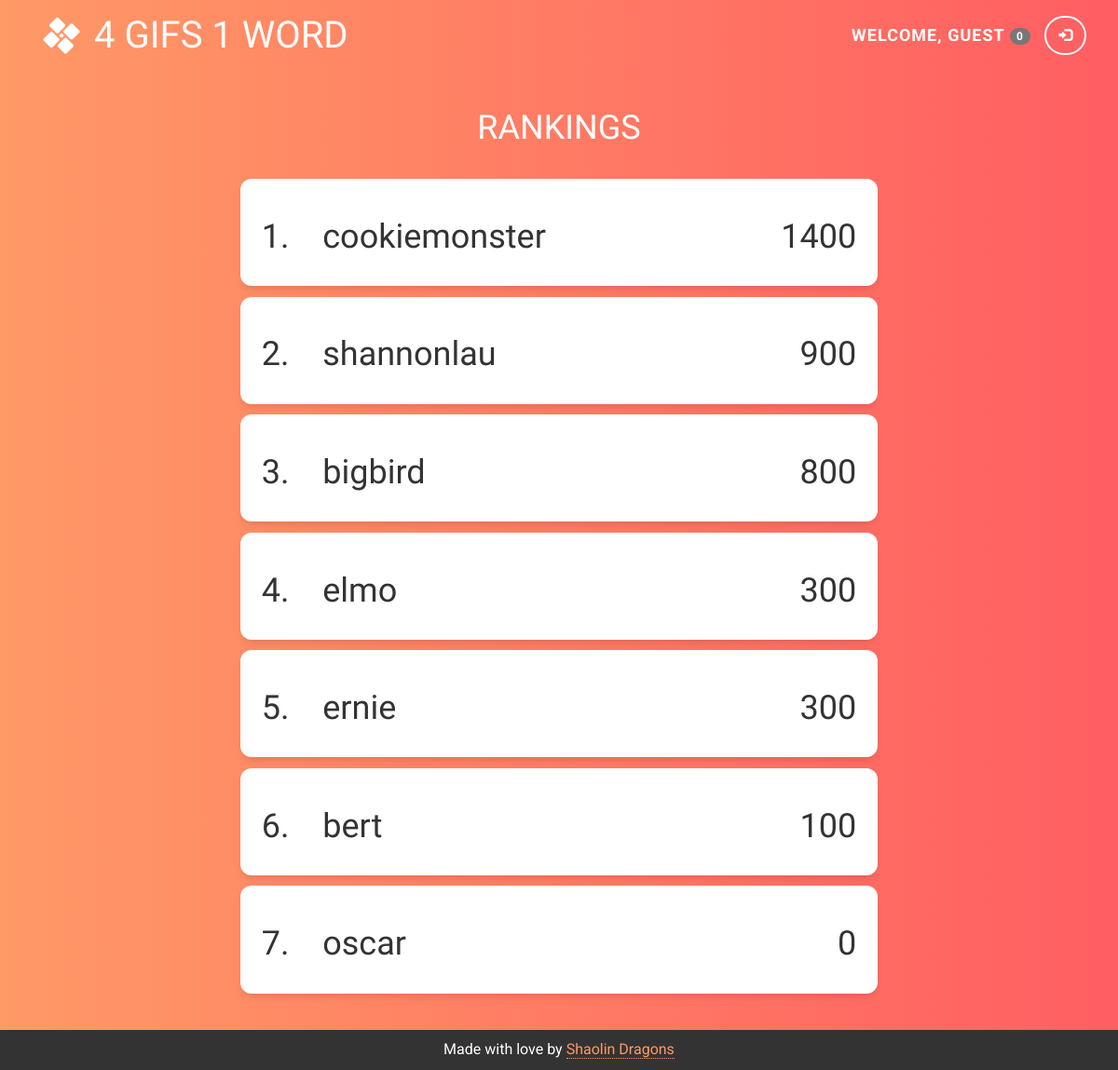
Screenshot of /rankings with the database file from the repository.
### tables this page shows
CREATE TABLE accounts(user TEXT PRIMARY KEY, pass TEXT, pts INTEGER);

### app.py (the view)
@app.route("/rankings")
def rankings():
    return render_template("rankings.html", rankings = db.get_scores(), username = username(), logged_in = logged_in(), score = score())

### app.py (called while the page is built)
def logged_in():
    return session.get("username")

def username():
    if logged_in():
        return session["username"].upper()
    else:
        return "GUEST"

def score():
    if logged_in():
        return db.get_score(username().lower())
    elif session.get("score"):
        return session["score"]
    else:
        session["score"] = "0"
        return "0"

### utils/database.py (called while the page is built)
def open_db():
    global db
    f = "data/playgame.db"
    db = sqlite3.connect(f, check_same_thread = False)
    return db.cursor()

def get_scores():
    global db
    try:
        c = open_db()
        command = "SELECT user,pts FROM accounts ORDER BY pts DESC"
        c.execute(command)
        data = c.fetchall()
        close_db()
    except:
        print "Error: could not get scores"
        return (None)
    count = 1
    scores = {}
    for entry in data:
        scores[count] = entry
        count += 1
    return scores

### templates/rankings.html
{% extends "base.html" %}
{% block content %}
<div class="container" style="padding-bottom: 30px;">
<h1 class="header">RANKINGS<h1>
  {% for item in rankings %}
  <div class="card card-stack" id="{{ rankings[loop.index][0] }}">
    <h1 style="text-align: left;">{{ loop.index }}.&nbsp;&nbsp;&nbsp;&nbsp;{{ rankings[loop.index][0] }}
      <span style="float: right;">{{ rankings[loop.index][1] }}</span>
    </h1>
  </div>
  {% endfor %}
</div>
{% endblock %}

### templates/base.html (shortened to what this page needs)
<!DOCTYPE html>
<html>
<head>
  <link rel="stylesheet" href="https://maxcdn.bootstrapcdn.com/bootstrap/3.3.7/css/bootstrap.min.css">
  <link rel="stylesheet" type="text/css" href="../static/css/styles.css">
</head>
<body class="{% block bodyclass %}bg-gradient{% endblock bodyclass %}">
  {% block nav %}
  <div class="container-fluid bg-gradient banner">
    <nav class="navbar">
      <div class="container" id="nav">
        <a href="/" class="navbar-left" style="margin-right:15px;"><img class="img-logo" src="../static/img/logo.png" width="40" height="40"></a>
        <div class="navbar-header">
          <a class="navbar-brand" href="/">4 GIFS 1 WORD</a>
        </div>
        <div class="navbar-right">
          {% if logged_in %}
          <a class="btn btn-outline btn-icon" href="/logout"><span class="glyphicon glyphicon-log-out"></span></a>
          {% else %}
          <a class="btn btn-outline btn-icon" href="/login"><span class="glyphicon glyphicon-log-in"></span></a>
          {% endif %}
        </div>
        <ul class="nav navbar-nav navbar-right nav-name">
          {% if logged_in %}
          <li class="nav-item space"><a href="{{ url_for('.rankings', _anchor = username.lower()) }}" style="color:white; background-color: transparent;"><b>WELCOME, {{ username }}</b> <span class="badge">{{ score }}</span></a></li>
          {% else %}
          <li class="nav-item space"><b>WELCOME, {{ username }}</b> <span class="badge">{{ score }}</span></li>
          {% endif %}
        </ul>
      </div>
    </nav>
  {% endblock nav %}
  {% block content %}
  {% endblock content %}
  {% block enddiv %}
</div>
  {% endblock enddiv %}
  <div class="footer container-fluid text-center">
    <p>Made with love by <a class="link-dotted" href="https://github.com/slau8/shaolin-dragons">Shaolin Dragons</a></p>
  </div>
</body>
</html>

### static/css/styles.css (style rules this page uses)
html { height: 100%; width: 100%; }
body { font-family: 'Roboto', sans-serif; position: relative; padding-bottom: 42px; margin-top: 0px; min-height: 100%; height: stretch; }
h1 { font-family: 'Baloo Chettan', cursive; }
p { font-size: 16px; }
ul { height: 50px; line-height: 50px; padding: auto; font-size: 18px; }
a, a:hover, a:active, a:visited, a:focus { text-decoration: none; }
.link-dotted, .link-dotted:hover, .link-dotted:active, .link-dotted:visited { text-decoration: none; border-bottom: 1px dotted; color: #ff9966; }
.img-logo { margin-bottom: 5px; margin-top: 5px; }
.header { margin-top: 3%; margin-bottom: 3%; text-align: center; }
.bg-gradient { background: #ff9966; background: -webkit-linear-gradient(to right, #ff9966, #ff5e62); background: linear-gradient(to right, #ff9966, #ff5e62); color: white; text-align: center; }
.space { letter-spacing: 1px; }
.navbar-brand, .navbar-brand:hover, navbar-brand:active, .navbar-brand:focus { color: white; font-family: 'Baloo Chettan', cursive; font-size: 40px; }
.nav-name.navbar-right { margin-right: 10px; }
.banner { padding-top: 1%; padding-bottom: 0%; }
#nav { padding-left: 30px; padding-right: 30px; }
.card { font-family: 'Roboto', sans-serif; border-radius: 12px; box-shadow: 0 6px 10px -4px rgba(0, 0, 0, 0.15); background-color: #FFFFFF; color: #333333; padding: 10px; }
.card-stack { margin: auto; margin-top: 1%; width: 60%; padding: 2%; }
.btn { margin-left: 5px; margin-right: 5px; font-family: 'Roboto', sans-serif; width: 125px; border-radius: 30px; box-sizing: border-box; border-width: 2px; font-size: 14px; font-weight: 600; padding: 5px; line-height: 2; -webkit-transition: all 200ms linear; -moz-transition: all 200ms linear; -ms-transition: all 200ms linear; transition: all 200ms linear; }
.btn-outline { border-color: #FFFFFF; color: #FFFFFF; opacity: 1; }
.btn-icon { width: 45px; margin-top: 4px; margin-bottom: 4px; }
.footer { position: absolute; bottom: 0; padding-top: 1rem; text-align: center; color: white; background-color: #333333; width: 100%; margin: 0; }

### rows the page displays
accounts: user "cookiemonster", pts "1400"
accounts: user "shannonlau", pts "900"
accounts: user "bigbird", pts "800"
accounts: user "elmo", pts "300"
accounts: user "ernie", pts "300"
accounts: user "bert", pts "100"
accounts: user "oscar", pts "0"

### other values shown
{{ username }} "GUEST"
{{ score }} "0"
